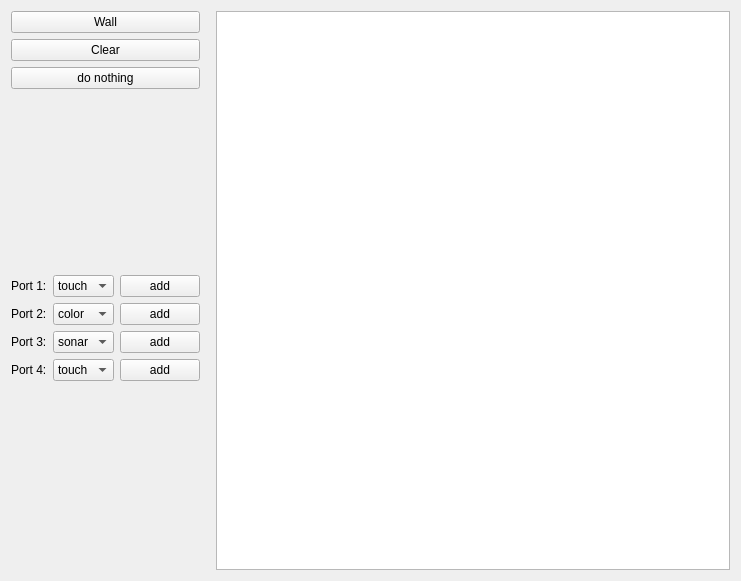
<?xml version="1.0" encoding="UTF-8"?>
<ui version="4.0">
 <class>D2Form</class>
 <widget class="QWidget" name="D2Form">
  <property name="geometry">
   <rect>
    <x>0</x>
    <y>0</y>
    <width>741</width>
    <height>581</height>
   </rect>
  </property>
  <property name="windowTitle">
   <string>2D Robot Model</string>
  </property>
  <layout class="QGridLayout" name="gridLayout">
   <item row="0" column="1" colspan="3">
    <layout class="QGridLayout" name="gridLayout_3">
     <property name="rightMargin">
      <number>10</number>
     </property>
     <property name="bottomMargin">
      <number>10</number>
     </property>
     <item row="2" column="0">
      <widget class="QPushButton" name="doNothingButton">
       <property name="text">
        <string>do nothing</string>
       </property>
       <property name="checkable">
        <bool>false</bool>
       </property>
      </widget>
     </item>
     <item row="1" column="0">
      <widget class="QPushButton" name="clearButton">
       <property name="text">
        <string>Clear</string>
       </property>
       <property name="checkable">
        <bool>false</bool>
       </property>
      </widget>
     </item>
     <item row="3" column="0">
      <spacer name="verticalSpacer">
       <property name="orientation">
        <enum>Qt::Vertical</enum>
       </property>
       <property name="sizeHint" stdset="0">
        <size>
         <width>20</width>
         <height>40</height>
        </size>
       </property>
      </spacer>
     </item>
     <item row="0" column="0">
      <widget class="QPushButton" name="wallButton">
       <property name="text">
        <string>Wall</string>
       </property>
       <property name="checkable">
        <bool>true</bool>
       </property>
      </widget>
     </item>
     <item row="7" column="0">
      <spacer name="verticalSpacer_2">
       <property name="orientation">
        <enum>Qt::Vertical</enum>
       </property>
       <property name="sizeHint" stdset="0">
        <size>
         <width>20</width>
         <height>40</height>
        </size>
       </property>
      </spacer>
     </item>
     <item row="5" column="0">
      <layout class="QGridLayout" name="gridLayout_2">
       <item row="0" column="0">
        <widget class="QLabel" name="label">
         <property name="text">
          <string>Port 1:</string>
         </property>
        </widget>
       </item>
       <item row="1" column="0">
        <widget class="QLabel" name="label_2">
         <property name="text">
          <string>Port 2:</string>
         </property>
        </widget>
       </item>
       <item row="2" column="0">
        <widget class="QLabel" name="label_3">
         <property name="text">
          <string>Port 3:</string>
         </property>
        </widget>
       </item>
       <item row="0" column="1">
        <widget class="QComboBox" name="port1Box">
         <item>
          <property name="text">
           <string>touch</string>
          </property>
         </item>
         <item>
          <property name="text">
           <string>color</string>
          </property>
         </item>
         <item>
          <property name="text">
           <string>sonar</string>
          </property>
         </item>
        </widget>
       </item>
       <item row="2" column="1">
        <widget class="QComboBox" name="port3Box">
         <property name="currentIndex">
          <number>2</number>
         </property>
         <item>
          <property name="text">
           <string>touch</string>
          </property>
         </item>
         <item>
          <property name="text">
           <string>color</string>
          </property>
         </item>
         <item>
          <property name="text">
           <string>sonar</string>
          </property>
         </item>
        </widget>
       </item>
       <item row="1" column="1">
        <widget class="QComboBox" name="port2Box">
         <property name="currentIndex">
          <number>1</number>
         </property>
         <item>
          <property name="text">
           <string>touch</string>
          </property>
         </item>
         <item>
          <property name="text">
           <string>color</string>
          </property>
         </item>
         <item>
          <property name="text">
           <string>sonar</string>
          </property>
         </item>
        </widget>
       </item>
       <item row="0" column="2">
        <widget class="QPushButton" name="port1AddButton">
         <property name="text">
          <string>add</string>
         </property>
         <property name="checkable">
          <bool>true</bool>
         </property>
        </widget>
       </item>
       <item row="1" column="2">
        <widget class="QPushButton" name="port2AddButton">
         <property name="text">
          <string>add</string>
         </property>
         <property name="checkable">
          <bool>true</bool>
         </property>
        </widget>
       </item>
       <item row="2" column="2">
        <widget class="QPushButton" name="port3AddButton">
         <property name="text">
          <string>add</string>
         </property>
         <property name="checkable">
          <bool>true</bool>
         </property>
        </widget>
       </item>
       <item row="3" column="0">
        <widget class="QLabel" name="label_4">
         <property name="text">
          <string>Port 4:</string>
         </property>
        </widget>
       </item>
       <item row="3" column="1">
        <widget class="QComboBox" name="port4Box">
         <item>
          <property name="text">
           <string>touch</string>
          </property>
         </item>
         <item>
          <property name="text">
           <string>color</string>
          </property>
         </item>
         <item>
          <property name="text">
           <string>sonar</string>
          </property>
         </item>
        </widget>
       </item>
       <item row="3" column="2">
        <widget class="QPushButton" name="port4AddButton">
         <property name="text">
          <string>add</string>
         </property>
         <property name="checkable">
          <bool>true</bool>
         </property>
        </widget>
       </item>
      </layout>
     </item>
    </layout>
   </item>
   <item row="0" column="9">
    <widget class="QGraphicsView" name="graphicsView"/>
   </item>
  </layout>
 </widget>
 <resources/>
 <connections/>
</ui>
